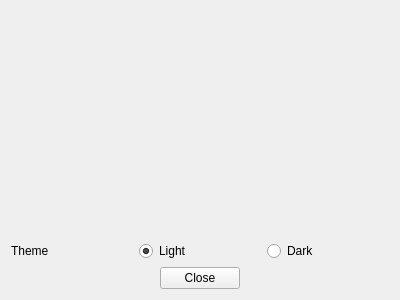
<?xml version="1.0" encoding="UTF-8"?>
<ui version="4.0">
 <class>Form</class>
 <widget class="QWidget" name="Form">
  <property name="geometry">
   <rect>
    <x>0</x>
    <y>0</y>
    <width>400</width>
    <height>300</height>
   </rect>
  </property>
  <property name="minimumSize">
   <size>
    <width>400</width>
    <height>300</height>
   </size>
  </property>
  <property name="maximumSize">
   <size>
    <width>500</width>
    <height>400</height>
   </size>
  </property>
  <property name="windowTitle">
   <string>Settings</string>
  </property>
  <layout class="QVBoxLayout" name="verticalLayout">
   <item>
    <widget class="QLabel" name="settings_icon">
     <property name="text">
      <string/>
     </property>
     <property name="pixmap">
      <pixmap resource="source.qrc">:/images/images/d/settings-80.png</pixmap>
     </property>
     <property name="alignment">
      <set>Qt::AlignCenter</set>
     </property>
    </widget>
   </item>
   <item>
    <layout class="QHBoxLayout" name="horizontalLayout">
     <item>
      <widget class="QLabel" name="theme_label">
       <property name="text">
        <string>Theme</string>
       </property>
      </widget>
     </item>
     <item>
      <widget class="QRadioButton" name="light_theme_radio">
       <property name="text">
        <string>Light</string>
       </property>
       <property name="checked">
        <bool>true</bool>
       </property>
      </widget>
     </item>
     <item>
      <widget class="QRadioButton" name="dark_theme_radio">
       <property name="text">
        <string>Dark</string>
       </property>
      </widget>
     </item>
    </layout>
   </item>
   <item>
    <layout class="QGridLayout" name="gridLayout">
     <item row="0" column="0">
      <spacer name="horizontalSpacer_2">
       <property name="orientation">
        <enum>Qt::Horizontal</enum>
       </property>
       <property name="sizeHint" stdset="0">
        <size>
         <width>40</width>
         <height>20</height>
        </size>
       </property>
      </spacer>
     </item>
     <item row="0" column="1">
      <widget class="QPushButton" name="close_btn">
       <property name="text">
        <string>Close</string>
       </property>
      </widget>
     </item>
     <item row="0" column="2">
      <spacer name="horizontalSpacer">
       <property name="orientation">
        <enum>Qt::Horizontal</enum>
       </property>
       <property name="sizeHint" stdset="0">
        <size>
         <width>40</width>
         <height>20</height>
        </size>
       </property>
      </spacer>
     </item>
    </layout>
   </item>
  </layout>
 </widget>
 <resources>
  <include location="source.qrc"/>
 </resources>
 <connections/>
</ui>
